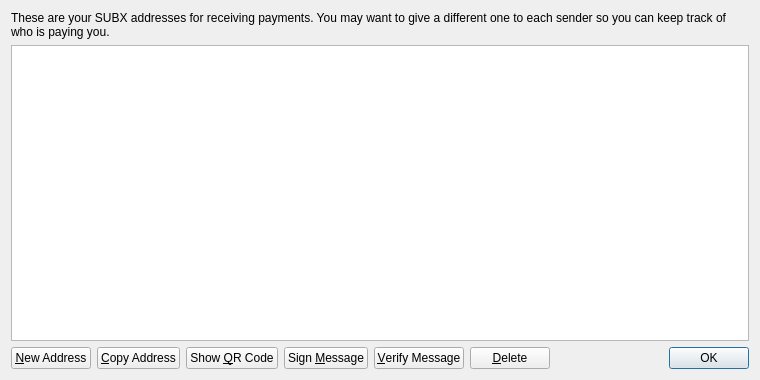
<?xml version="1.0" encoding="UTF-8"?>
<ui version="4.0">
 <class>AddressBookPage</class>
 <widget class="QWidget" name="AddressBookPage">
  <property name="geometry">
   <rect>
    <x>0</x>
    <y>0</y>
    <width>760</width>
    <height>380</height>
   </rect>
  </property>
  <property name="windowTitle">
   <string>Address Book</string>
  </property>
  <layout class="QVBoxLayout" name="verticalLayout">
   <item>
    <widget class="QLabel" name="labelExplanation">
     <property name="text">
      <string>These are your SUBX addresses for receiving payments. You may want to give a different one to each sender so you can keep track of who is paying you.</string>
     </property>
     <property name="textFormat">
      <enum>Qt::PlainText</enum>
     </property>
     <property name="wordWrap">
      <bool>true</bool>
     </property>
    </widget>
   </item>
   <item>
    <widget class="QTableView" name="tableView">
     <property name="contextMenuPolicy">
      <enum>Qt::CustomContextMenu</enum>
     </property>
     <property name="toolTip">
      <string>Double-click to edit address or label</string>
     </property>
     <property name="tabKeyNavigation">
      <bool>false</bool>
     </property>
     <property name="alternatingRowColors">
      <bool>true</bool>
     </property>
     <property name="selectionMode">
      <enum>QAbstractItemView::SingleSelection</enum>
     </property>
     <property name="selectionBehavior">
      <enum>QAbstractItemView::SelectRows</enum>
     </property>
     <property name="sortingEnabled">
      <bool>true</bool>
     </property>
     <attribute name="verticalHeaderVisible">
      <bool>false</bool>
     </attribute>
    </widget>
   </item>
   <item>
    <layout class="QHBoxLayout" name="horizontalLayout">
     <item>
      <widget class="QPushButton" name="newAddressButton">
       <property name="toolTip">
        <string>Create a new address</string>
       </property>
       <property name="text">
        <string>&amp;New Address</string>
       </property>
       <property name="icon">
        <iconset resource="../bitcoin.qrc">
         <normaloff>:/icons/add</normaloff>:/icons/add</iconset>
       </property>
      </widget>
     </item>
     <item>
      <widget class="QPushButton" name="copyToClipboard">
       <property name="toolTip">
        <string>Copy the currently selected address to the system clipboard</string>
       </property>
       <property name="text">
        <string>&amp;Copy Address</string>
       </property>
       <property name="icon">
        <iconset resource="../bitcoin.qrc">
         <normaloff>:/icons/editcopy</normaloff>:/icons/editcopy</iconset>
       </property>
      </widget>
     </item>
     <item>
      <widget class="QPushButton" name="showQRCode">
       <property name="text">
        <string>Show &amp;QR Code</string>
       </property>
       <property name="icon">
        <iconset resource="../bitcoin.qrc">
         <normaloff>:/icons/qrcode</normaloff>:/icons/qrcode</iconset>
       </property>
      </widget>
     </item>
     <item>
      <widget class="QPushButton" name="signMessage">
       <property name="toolTip">
        <string>Sign a message to prove you own a SUBX address</string>
       </property>
       <property name="text">
        <string>Sign &amp;Message</string>
       </property>
       <property name="icon">
        <iconset resource="../bitcoin.qrc">
         <normaloff>:/icons/edit</normaloff>:/icons/edit</iconset>
       </property>
      </widget>
     </item>
     <item>
      <widget class="QPushButton" name="verifyMessage">
       <property name="toolTip">
        <string>Verify a message to ensure it was signed with a specified SUBX address</string>
       </property>
       <property name="text">
        <string>&amp;Verify Message</string>
       </property>
       <property name="icon">
        <iconset resource="../bitcoin.qrc">
         <normaloff>:/icons/transaction_0</normaloff>:/icons/transaction_0</iconset>
       </property>
      </widget>
     </item>
     <item>
      <widget class="QPushButton" name="deleteButton">
       <property name="toolTip">
        <string>Delete the currently selected address from the list</string>
       </property>
       <property name="text">
        <string>&amp;Delete</string>
       </property>
       <property name="icon">
        <iconset resource="../bitcoin.qrc">
         <normaloff>:/icons/remove</normaloff>:/icons/remove</iconset>
       </property>
      </widget>
     </item>
     <item>
      <spacer name="horizontalSpacer">
       <property name="orientation">
        <enum>Qt::Horizontal</enum>
       </property>
       <property name="sizeHint" stdset="0">
        <size>
         <width>40</width>
         <height>20</height>
        </size>
       </property>
      </spacer>
     </item>
     <item>
      <widget class="QDialogButtonBox" name="buttonBox">
       <property name="sizePolicy">
        <sizepolicy hsizetype="Maximum" vsizetype="Fixed">
         <horstretch>0</horstretch>
         <verstretch>0</verstretch>
        </sizepolicy>
       </property>
       <property name="standardButtons">
        <set>QDialogButtonBox::Ok</set>
       </property>
      </widget>
     </item>
    </layout>
   </item>
  </layout>
 </widget>
 <resources>
  <include location="../bitcoin.qrc"/>
 </resources>
 <connections/>
</ui>
